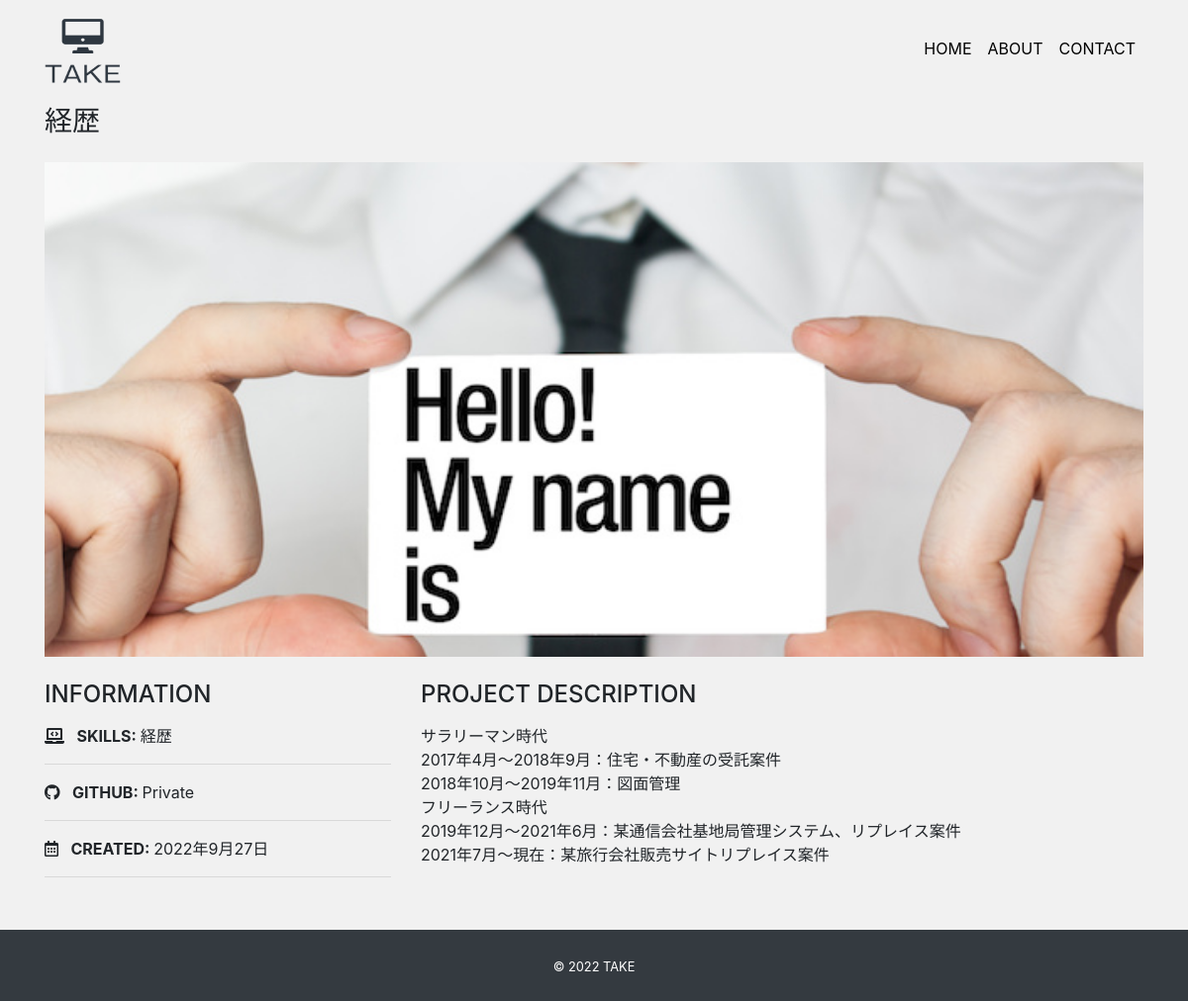
The page /detail/4 on the database its author committed.
### mysite/models.py (models this page shows, shortened)
class Work(models.Model):
    title = models.CharField('タイトル', max_length=100)
    image = models.ImageField(upload_to="images", verbose_name='イメージ画像')
    thumbnail = models.ImageField(
        upload_to="images", verbose_name='サムネイル', null='True', blank='True')
    skill = models.CharField('スキル', max_length=100)
    url = models.CharField('URL', max_length=100, null='True', blank='True')
    created = models.DateField('作成日')
    description = models.TextField('説明')

### mysite/views.py (the view)
# urls.py: path('detail/<int:pk>', views.DetailView.as_view(), name='detail'),
class DetailView(View):
    def get(self, request, *args, **kwargs):
        work_data = Work.objects.get(id=self.kwargs['pk'])
        return render(request, 'mysite/detail.html', {
            'work_data': work_data
        })

### mysite/templates/mysite/detail.html
{% extends 'mysite/base.html' %}
{% block content %}
<h3 class="mb-4">{{ work_data.title }}</h3>
<div class="card top mb-4">
    <img src="{{ work_data.image.url }}" alt="">
</div>
<div class="row">
    <div class="col-sm-4 mb-4">
        <h4 class="mb-3">INFORMATION</h4>
        <p>
            <i class="fas fa-laptop-code mr-2"></i>
            <span class="font-weight-bolder">SKILLS: </span>
            {{ work_data.skill}}
        </p>
        <hr>
        <p>
            <i class="fab fa-github mr-2"></i>
            <span class="font-weight-bolder">GITHUB: </span>
            {% if work_data.url %}
            <a href="{{ work_data.url }}" target="_blank" class="link-color">Link</a>
            {% else %}
            Private
            {% endif %}
        </p>
        <hr>
        <p>
            <i class="far fa-calendar-alt mr-2"></i>
            <span class="font-weight-bolder">CREATED: </span>
            {{ work_data.created }}
        </p>
        <hr>
    </div>
    <div class="col-sm-8 mb-5">
        <h4 class="mb-3">PROJECT DESCRIPTION</h4>
        <p>{{ work_data.description|linebreaksbr }}</p>
    </div>
</div>
{% endblock %}

### mysite/static/css/style.css (style rules this page uses)
* { margin: 0; padding: 0; box-sizing: border-box; }
body { background: #f1f1f1; display: flex; flex-flow: column; min-height: 100vh; }
.top img { object-fit: cover; height: 500px; }
.card { border: none; }

### rows shown on the page
Work: title "経歴", image (picture), skill "経歴", created "2022年9月27日", description "サラリーマン時代 2017年4月～2018年9月：住宅・不動産の受託案件 2018年10月～2019年11月：図面管理 フリーランス時代 2019年12月～2021年6月：某通信会社基地局管理システム、リプレイス案件 2021年7月～現在：某旅行会社販売サイトリプレイス案件"
